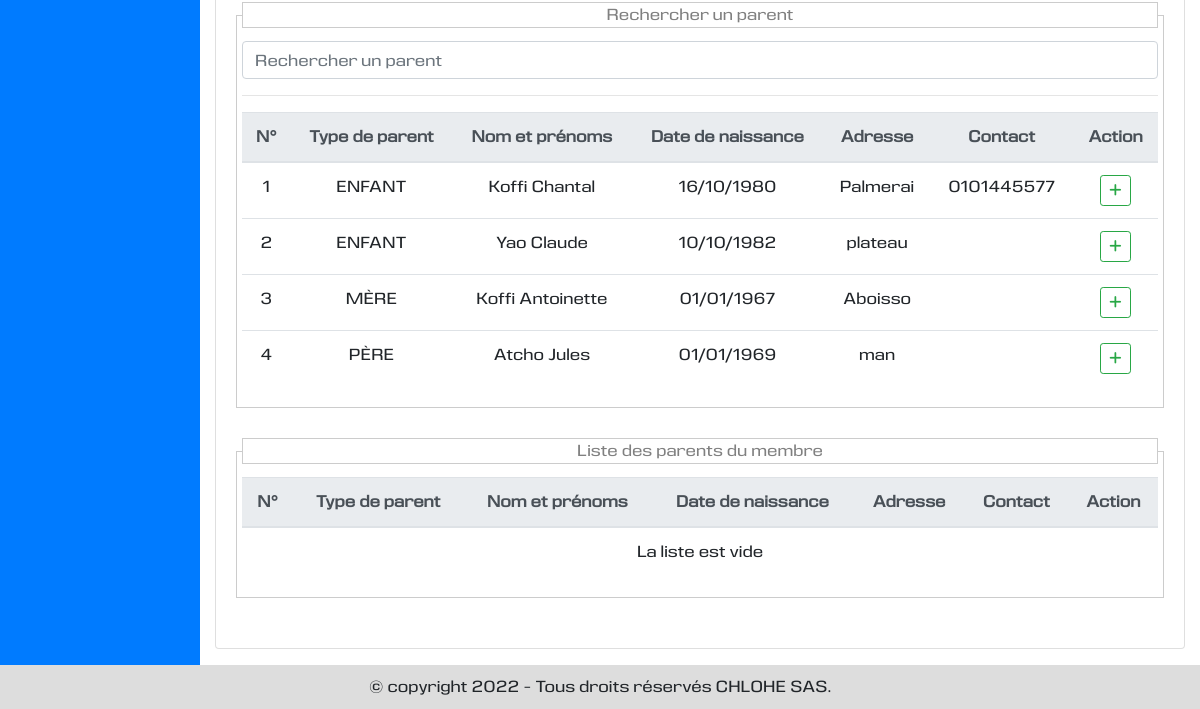
The page /presentation/details-secteuragricole/4 (signed in, lower part) on the database as committed earlier.
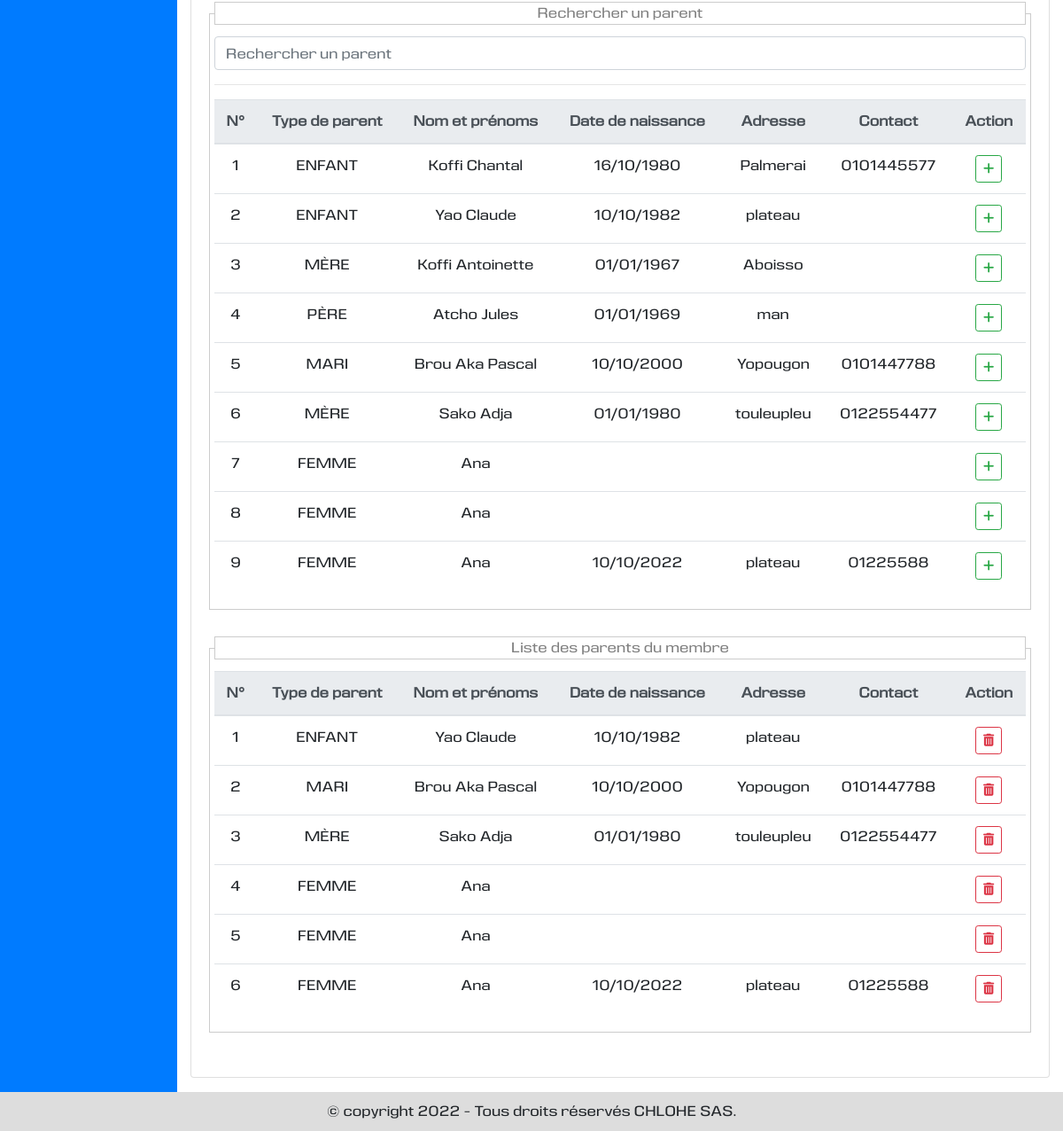
The same page on the database as committed later.
### vieprofessionnelle/models.py (models this page shows, shortened)
class Parent(models.Model):
    nomprenoms = models.CharField(max_length=250, verbose_name="Nom et prénoms")
    datenaissance = models.DateField(null=True, blank=True, verbose_name="Date de naissance")
    contact = models.CharField(max_length=50, null=True, blank=True, default="", verbose_name="Contact")
    adresse = models.CharField(max_length=150, null=True, blank=True,default="", verbose_name="Adresse")
    dateenre = models.DateTimeField(default=None, null=True, blank=True, verbose_name="Date d'enregistrement")
    typeparent = models.ForeignKey(TypeParent, on_delete=models.CASCADE)

class TypeParent(models.Model):
    libelle = models.CharField(max_length=100, verbose_name="Libellé", unique=True)
    def __str__(self):
        return self.libelle

### presentation/views.py (the view)
# urls.py: path('details-secteuragricole/<str:id>', views.detail_secteuragricole, name='detail_secteuragricole'),
@login_required
@permission_required('vieprofessionnelle.add_membre', raise_exception=True)
def detail_secteuragricole(request, id):
    try:
        membre = Membre.objects.get(id=id)
    except Membre.DoesNotExist:
        messages.error(request, "Ce membre n'existe pas.")
        return HttpResponseRedirect(reverse('presentation:ajouter_secteuragricole'))
    typesecteurs = TypeSecteur.objects.order_by('id')
    secteurs = Secteur.objects.filter(membre=membre).order_by('secteur')
    typedocuments = TypeDocument.objects.order_by('id')
    documents = Document.objects.filter(membre=membre).order_by('id')
    parents_membre = Parent.objects.filter(membre=membre).order_by('id')
    parents = Parent.objects.order_by('id')
    typeparents = TypeParent.objects.order_by('id')
    context = {
        'title': "Détials du membre",
        'membre': membre,
        'typesecteurs': typesecteurs,
        'secteurs': secteurs,
        'typedocuments': typedocuments,
        'documents': documents,
        'parents_membre': parents_membre,
        'parents': parents,
        'typeparents': typeparents,
    }
    return render(request, 'presentation/details_secteur_agricole.html', context)

### localisation/models.py (called while the page is built)
    def __str__(self):
        return self.libelle

### vieprofessionnelle/models.py (called while the page is built)
    def __str__(self):
        return self.type

    def __str__(self):
        return self.libelle

### presentation/templates/presentation/details_secteur_agricole.html (shortened to what this page needs)
{% extends 'utilisateur/base.html' %}
{% load static %}
{% block tableau_de_bord %}
<div class="row">
    <div class="col-md-12 mb-3">
        <div class="card">
            <div class="card-body">
                <fieldset style="border:1px solid #CCC; margin-bottom:30px; padding:5px;">
                        <legend style="font-size:1em;color:gray;border:1px solid #CCC; text-align:center;">
                            Rechercher un parent
                        </legend>
                        <div class="input-group mb-2">
                            <input type="text" name="recherche_parent" id="recherche_parent" class="form-control" placeholder="Rechercher un parent">
                        </div>
                        <hr />
                        <table class="table table-hover table-responsive-md text-center" id="table_recherche_parent">
                            <thead class="text-center">
                            <tr class="thead-light">
                                <th>N°</th>
                                <th>Type de parent</th>
                                <th>Nom et prénoms</th>
                                <th>Date de naissance</th>
                                <th>Adresse</th>
                                <th>Contact</th>
                                <th>Action</th>
                            </tr>
                            </thead>
                            <tbody>
                            {% for parent in parents %}
                            <tr>
                                <td>{{forloop.counter}}</td>
                                <td>{{parent.typeparent|upper}}</td>
                                <td>{{parent.nomprenoms|title}}</td>
                                <td>{{parent.datenaissance|date:"d/m/Y"}}</td>
                                <td>{{parent.adresse}}</td>
                                <td>{{parent.contact}}</td>
                                <td>
                                    <button type="button" value="{{parent.id}}" title="ajouter ce parent" class="btn btn-outline-success btn-sm"><i class="fas fa-plus"></i></button>
                                </td>
                            </tr>
                            {% endfor %}
                            </tbody>
                        </table>
                    </fieldset>
                <fieldset style="border:1px solid #CCC; margin-bottom:30px; padding:5px;">
                        <legend style="font-size:1em;color:gray;border:1px solid #CCC; text-align:center;">
                            Liste des parents du membre
                        </legend>
                        <table class="table table-hover table-responsive-md text-center" id="tableparent">
                            <thead>
                            <tr class="thead-light">
                                <th>N°</th>
                                <th>Type de parent</th>
                                <th>Nom et prénoms</th>
                                <th>Date de naissance</th>
                                <th>Adresse</th>
                                <th>Contact</th>
                                <th>Action</th>
                            </tr>
                            </thead>
                            <tbody>
                            {% for parent in parents_membre %}
                            <tr>
                                <td>{{forloop.counter}}</td>
                                <td>{{parent.typeparent|upper}}</td>
                                <td>{{parent.nomprenoms|title}}</td>
                                <td>{{parent.datenaissance|date:"d/m/Y"}}</td>
                                <td>{{parent.adresse}}</td>
                                <td>{{parent.contact}}</td>
                                <td class="text-center">
                                    <button type="button" title="Supprimer" class="btn btn-outline-danger btn-sm" data-toggle="modal" data-target="#parentsupprimermodal{{parent.id}}" data-backdrop="static"><i class="fas fa-trash-alt"></i></button>
                                </td>
                            </tr>
                            {% empty %}
                            <tr class="text-center">
                                <td colspan="7" class="text-center">
                                    La liste est vide
                                </td>
                            </tr>
                            {% endfor %}
                            </tbody>
                        </table>
                    </fieldset>
            </div>
        </div>
    </div>
</div>
{% endblock %}

### utilisateur/templates/utilisateur/base.html (shortened to what this page needs)
{% extends 'base.html' %}
{% block contenu %}
<div class="row" id="contenu_index m-0">
    <div class="col-md-2 bg-primary" id="contenu_index_gauche">
    </div>
    <div class="col-md-10" id="contenu_index_droit">
        <div class="row">
            <div class="col-md-12">
                {% block tableau_de_bord %}
                {% endblock %}
            </div>
        </div>
    </div>
</div>
{% endblock %}

### templates/base.html (shortened to what this page needs)
{% load static %}
<!DOCTYPE html>
<html lang="fr">
<head>
    <link rel="stylesheet" href="https://maxcdn.bootstrapcdn.com/bootstrap/4.5.2/css/bootstrap.min.css">
    <link rel="stylesheet" type="text/css" href="https://cdn.datatables.net/v/bs4/jq-3.6.0/jszip-2.5.0/dt-1.12.1/b-2.2.3/b-html5-2.2.3/b-print-2.2.3/datatables.min.css"/>
    <link rel="stylesheet" type="text/css" href="{% static 'css/css.css' %}" />
</head>
<body>
  <div id ="page">
    <div id ="contenu" class="container-fluid">
      {% block contenu %}
      {% endblock %}
    </div>
    <div id ="pied_page">
      {% block pied_page %}
        <div class="row" style="margin: 0px;">
            <div class="col-md-6 offset-md-3">
                <p class="text-center">
                    {% now "Y" as annee %}
                    {% if annee == "2022" %}
                    &copy copyright {{annee}} - Tous droits réservés CHLOHE SAS.
                    {% else %}
                    &copy copyright 2022-{{annee}} - Tous droits réservés CHLOHE SAS.
                    {% endif %}
                </p>
            </div>
        </div>
      {% endblock %}
    </div>
  </div>
</body>
</html>

### static/css/css.css (style rules this page uses)
body { margin: 0px; padding: 0px; background : #EEE; font-family: 'eurocinewebfont'; }
#contenu { background: #BBB; }
#contenu_index_droit { background: white; }
#pied_page { background: #DDD; padding: 10px; }
#pied_page p { margin: 0px; }

Rows that differ between the two databases and show on the page:
now on one of the page's lists (row unchanged): Parent: typeparent "ENFANT", nomprenoms "Yao Claude", datenaissance "10/10/1982", adresse "plateau"
added Parent: typeparent "MARI", nomprenoms "Brou Aka Pascal", datenaissance "10/10/2000", adresse "Yopougon", contact "0101447788", {{ parent.id }} 7 (drawn)
added Parent: typeparent "MÈRE", nomprenoms "Sako Adja", datenaissance "01/01/1980", adresse "touleupleu", contact "0122554477", {{ parent.id }} 8 (drawn)
added Parent: typeparent "FEMME", nomprenoms "Ana", {{ parent.id }} 9 (drawn)
added Parent: typeparent "FEMME", nomprenoms "Ana", {{ parent.id }} 10 (drawn)
added Parent: typeparent "FEMME", nomprenoms "Ana", datenaissance "10/10/2022", adresse "plateau", contact "01225588", {{ parent.id }} 11 (drawn)
Other text that changed with them:
text no longer shown: "La liste est vide"
